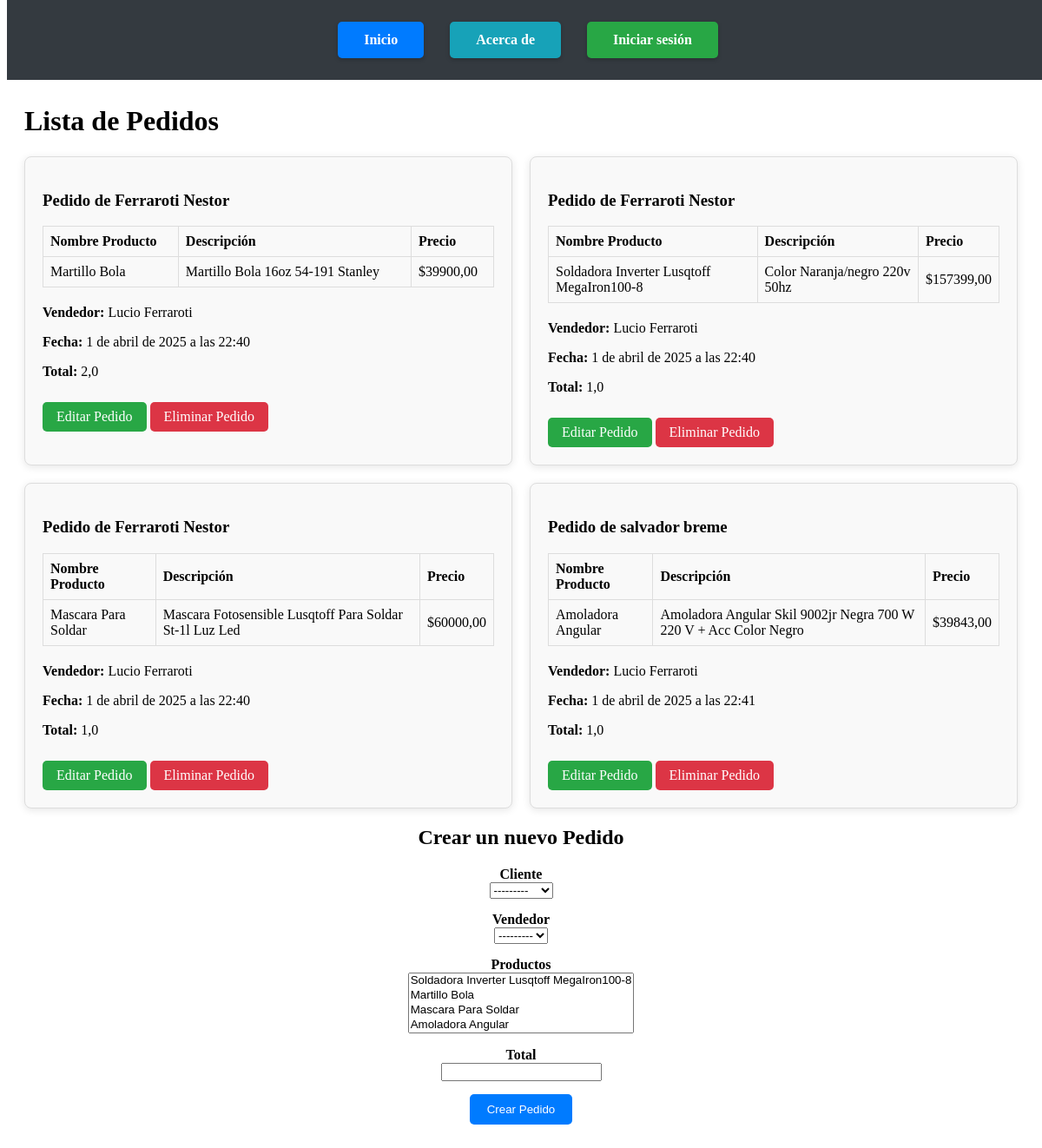
The page /pedidos/list/ on the database as committed earlier.
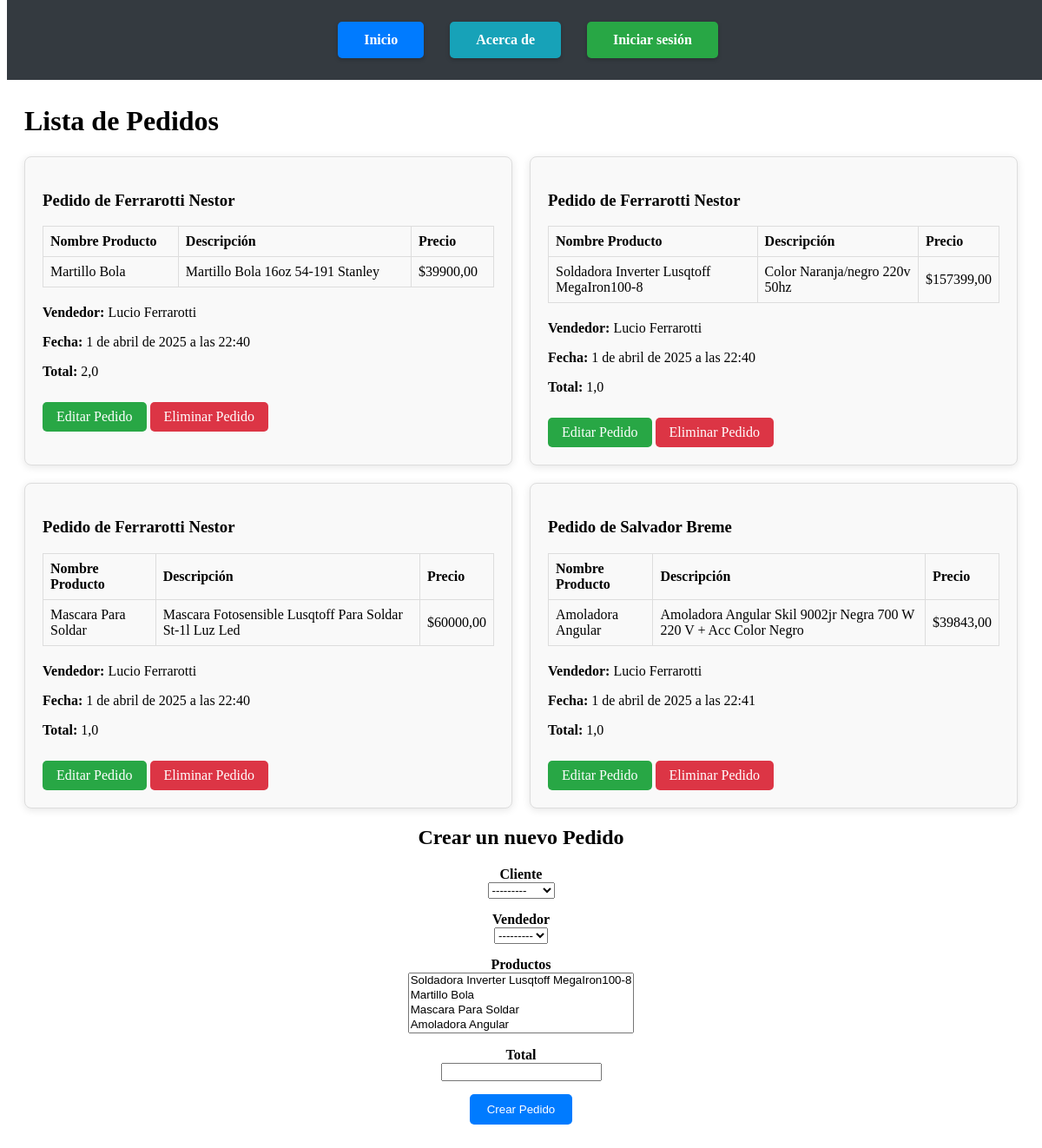
The same page on the database as committed later.
### herreria/models.py (models this page shows, shortened)
class pedido (models.Model):
    cliente = models.ForeignKey('herreria.cliente', on_delete=models.CASCADE)
    vendedor = models.ForeignKey('herreria.vendedor', on_delete=models.CASCADE)
    productos = models.ManyToManyField('herreria.producto')
    fecha = models.DateTimeField(auto_now_add=True)
    total = models.FloatField()

class cliente(models.Model):
    nombre = models.CharField(max_length=50)
    apellido = models.CharField(max_length=50)
    email = models.EmailField(max_length=254, blank=True)
    def __str__(self):
        return self.nombre

class vendedor(models.Model):
    nombre = models.CharField(max_length=50)
    apellido = models.CharField(max_length=50)
    def __str__(self):
        return self.nombre

### herreria/views.py (the view)
# urls.py: path('pedidos/list/', views.pedidos_list, name='listar_pedidos'),
def pedidos_list(request):
    if request.method == 'POST':
        form = forms.PedidoForm(request.POST)
        if form.is_valid():
            form.save()
            return redirect('listar_pedidos')
    else:
        form = forms.PedidoForm()
    pedidos = pedido.objects.all()
    return render(request, 'herreria/pedidos_list.html', {'pedidos': pedidos, 'form': form})

### herreria/forms.py
class PedidoForm(forms.ModelForm):
    class Meta:
        model = models.pedido
        fields = '__all__'

### herreria/models.py (called while the page is built)
    def __str__(self):
        return self.nombre

### herreria/templates/herreria/pedidos_list.html (shortened to what this page needs)
{% extends 'herreria/base.html' %}
{% block content %}
    <div class="container mt-4">
        <h1>Lista de Pedidos</h1>
        <div style="display: flex; flex-wrap: wrap; gap: 20px;">
            {% for pedido in pedidos %}
                <div style="flex: 1 1 calc(33.33% - 20px); padding: 20px; border: 1px solid #ddd; background-color: #f9f9f9; border-radius: 8px; box-shadow: 0 2px 10px rgba(0, 0, 0, 0.1);">
                    <h3>Pedido de {{ pedido.cliente.nombre }} {{ pedido.cliente.apellido }}</h3>
                    <table style="width: 100%; border-collapse: collapse; margin-bottom: 20px;">
                        <thead>
                            <tr>
                                <th style="border: 1px solid #ddd; padding: 8px; text-align: left;">Nombre Producto</th>
                                <th style="border: 1px solid #ddd; padding: 8px; text-align: left;">Descripción</th>
                                <th style="border: 1px solid #ddd; padding: 8px; text-align: left;">Precio</th>
                            </tr>
                        </thead>
                        <tbody>
                            {% for producto in pedido.productos.all %}
                                <tr>
                                    <td style="border: 1px solid #ddd; padding: 8px;">{{ producto.nombre }}</td>
                                    <td style="border: 1px solid #ddd; padding: 8px;">{{ producto.descripcion }}</td>
                                    <td style="border: 1px solid #ddd; padding: 8px;">${{ producto.precio }}</td>
                                </tr>
                            {% empty %}
                                <tr>
                                    <td colspan="3" style="border: 1px solid #ddd; padding: 8px; text-align: center;">No hay productos para este pedido</td>
                                </tr>
                            {% endfor %}
                        </tbody>
                    </table>
                    <p><strong>Vendedor:</strong> {{ pedido.vendedor.nombre }} {{ pedido.vendedor.apellido }}</p>
                    <p><strong>Fecha:</strong> {{ pedido.fecha }}</p>
                    <p><strong>Total:</strong> {{ pedido.total }}</p>
                    <a href="{% url 'pedido_update' pedido.pk %}" style="padding: 8px 16px; background-color: #28a745; color: white; text-decoration: none; border-radius: 5px; display: inline-block; margin-top: 10px;">Editar Pedido</a>
                    <a href="{% url 'pedido_delete' pedido.pk %}" style="padding: 8px 16px; background-color: #dc3545; color: white; text-decoration: none; border-radius: 5px; display: inline-block; margin-top: 10px;">Eliminar Pedido</a>
                </div>
            {% empty %}
                <p>No hay pedidos disponibles.</p>
            {% endfor %}
        </div>
        <h2 align="center">Crear un nuevo Pedido</h2>
        <form method="post" align="center">
            <div style="margin-bottom: 15px;">
                <label for="cliente" style="font-weight: bold; display: block;">Cliente</label>
                {{ form.cliente }}
            </div>
            <div style="margin-bottom: 15px;">
                <label for="vendedor" style="font-weight: bold; display: block;">Vendedor</label>
                {{ form.vendedor }}
            </div>
            <div style="margin-bottom: 15px;">
                <label for="productos" style="font-weight: bold; display: block;">Productos</label>
                {{ form.productos }}
            </div>
            <div style="margin-bottom: 15px;">
                <label for="total" style="font-weight: bold; display: block;">Total</label>
                {{ form.total }}
            </div>
            <button type="submit" style="padding: 10px 20px; background-color: #007bff; color: white; border: none; border-radius: 5px; cursor: pointer;">
                Crear Pedido
            </button>
        </form>
    </div>
{% endblock %}

Rows that differ between the two databases and show on the page:
changed through a linked row, pedido (number 1 of 4 on the later page): cliente.nombre "Ferraroti" → "Ferrarotti"; vendedor.apellido "Ferraroti" → "Ferrarotti"
changed through a linked row, pedido (number 2 of 4 on the later page): cliente.nombre "Ferraroti" → "Ferrarotti"; vendedor.apellido "Ferraroti" → "Ferrarotti"
changed through a linked row, pedido (number 3 of 4 on the later page): cliente.nombre "Ferraroti" → "Ferrarotti"; vendedor.apellido "Ferraroti" → "Ferrarotti"
changed through a linked row, pedido: cliente.nombre "salvador" → "Salvador"; cliente.apellido "breme" → "Breme"; vendedor.apellido "Ferraroti" → "Ferrarotti"
